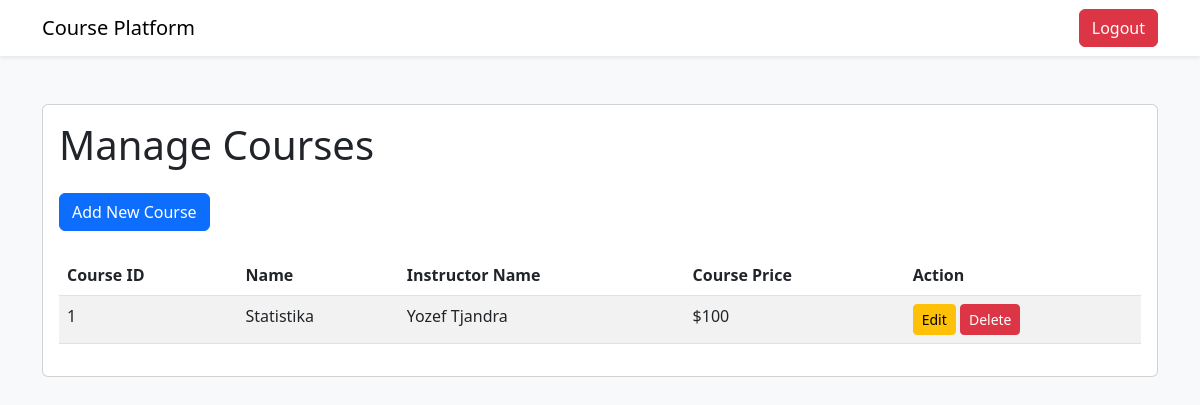
The page /admin/manage-courses (signed in) on the database its author committed.
### tables this page shows
CREATE TABLE kursus (
                id_kursus INTEGER PRIMARY KEY AUTOINCREMENT,
                id_instruktur INTEGER,
                nama_kursus TEXT NOT NULL,
                harga_kursus INT NOT NULL,
                FOREIGN KEY (id_instruktur) REFERENCES instruktur(id_instruktur)
            );

CREATE TABLE instruktur (
                id_instruktur INTEGER PRIMARY KEY AUTOINCREMENT,
                nama_instruktur TEXT NOT NULL,
                email TEXT NOT NULL,
                password TEXT NOT NULL
            );

### features/auth.py (the view)
    def manage_courses(self):
        if not session.get('email') and session.get('role') != 'admin':
            return redirect('/login_admin')
        if request.method == 'POST':
            nama_kursus = request.form['nama_kursus']
            id_instruktur = request.form['id_instruktur']
            query_db('INSERT INTO kursus (nama_kursus, id_instruktur) VALUES (?, ?)',
                     (nama_kursus, id_instruktur))
            return redirect('/admin/manage-courses')
        courses = query_db('SELECT * FROM kursus INNER JOIN instruktur ON kursus.id_instruktur = instruktur.id_instruktur')
        return render_template('manage_courses_page.html', courses=courses)

### database.py (called while the page is built)
def get_db():
    db = getattr(g, '_database', None)
    if db is None:
        db = g._database = sqlite3.connect(DATABASE)
        db.row_factory = sqlite3.Row
    return db

def query_db(query, args=(), one=False):
    cur = get_db().execute(query, args)
    rv = cur.fetchall()
    cur.close()
    get_db().commit()
    return (rv[0] if rv else None) if one else rv

### templates/manage_courses_page.html (shortened to what this page needs)
<!DOCTYPE html>
<html lang="en">
<head>
    <link href="https://cdn.jsdelivr.net/npm/bootstrap@5.3.0/dist/css/bootstrap.min.css" rel="stylesheet">
</head>
<body class="bg-light">
    <nav class="navbar navbar-expand-lg navbar-light bg-white shadow-sm">
        <div class="container">
            <a class="navbar-brand" href="/admin">Course Platform</a>
            <div class="d-flex">
                <a href="/logout" class="btn btn-danger">Logout</a>
            </div>
        </div>
    </nav>
    <div class="container py-5">
        <div class="card">
            <div class="card-body">
                <h1 class="card-title mb-4">Manage Courses</h1>
                <div class="mb-4">
                    <a href="/admin/add-course" class="btn btn-primary">Add New Course</a>
                </div>
                <table class="table table-striped">
                    <thead>
                        <tr>
                            <th>Course ID</th>
                            <th>Name</th>
                            <th>Instructor Name</th>
                            <th>Course Price</th>
                            <th>Action</th>
                        </tr>
                    </thead>
                    <tbody>
                        {% for course in courses %}
                        <tr>
                            <td>{{ course.id_kursus }}</td>
                            <td>{{ course.nama_kursus }}</td>
                            <td>{{ course.nama_instruktur }}</td>
                            <td>${{ course.harga_kursus }}</td>
                            <td>
                                <a href="/admin/edit-course/{{ course.id_kursus }}"
                                    class="btn btn-sm btn-warning">Edit</a>
                                <a href="/admin/delete-course/{{ course.id_kursus }}"
                                    class="btn btn-sm btn-danger">Delete</a>
                            </td>
                        </tr>
                        {% endfor %}
                    </tbody>
                </table>
            </div>
        </div>
    </div>
</body>
</html>

### rows shown on the page
kursus: id_kursus "1", nama_kursus "Statistika", nama_instruktur "Yozef Tjandra", harga_kursus "100"
